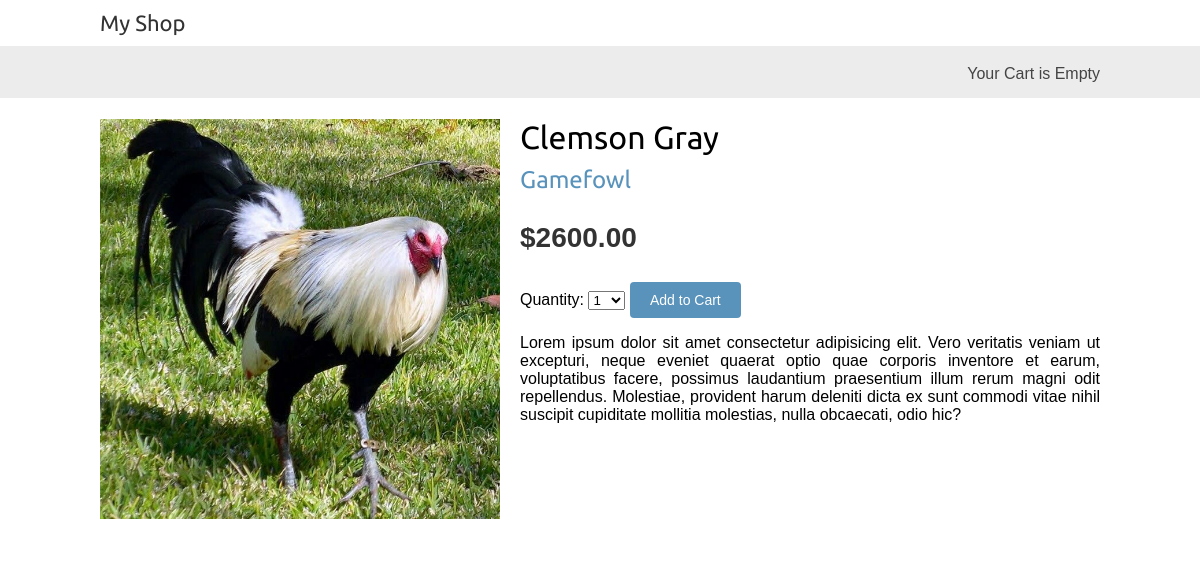
The app's page /1/clemson-gray/ with its own data.
### shop/models.py (models this page shows, shortened)
class Product(models.Model):
    category = models.ForeignKey(Category,related_name='products',on_delete=models.CASCADE)
    name = models.CharField(max_length=200)
    slug = models.SlugField(max_length=200)
    image = models.ImageField(upload_to='products/%Y/%m/%d',blank=True)
    description = models.TextField(blank=True)
    price = models.DecimalField(max_digits=10,decimal_places=2)
    available = models.BooleanField(default=True)
    created = models.DateTimeField(auto_now_add=True)
    updated = models.DateTimeField(auto_now=True)
    class Meta:
        ordering = ['name']
        indexes = [
            models.Index(fields=['id','slug']),
            models.Index(fields=['name']),
            models.Index(fields=['-created'])
        ]

class Category(models.Model):
    name = models.CharField(max_length=200)
    slug = models.SlugField(max_length=200)
    class Meta:
        ordering = ['name']
        indexes = [
            models.Index(fields=['name']),
            ]
        verbose_name= 'category'
        verbose_name_plural = 'categories'
    def get_absolute_url(self):
        return reverse('shop:product_list_by_category',args=[self.slug])
    def __str__(self):
        return self.name

### shop/views.py (the view)
# urls.py: path('<int:id>/<slug:slug>/',views.product_detail,name='product_detail')
def product_detail(request,id,slug):
    product = get_object_or_404(Product,id=id,slug=slug,available=True)
    cart_product_form = CartAddProductForm()
    r = Recommender()
    recommended_products = r.suggest_products_for([product],4)
    context = {
        'product':product,
        'cart_product_form':cart_product_form,
        'recommended_products':recommended_products
    }
    return render(request,'shop/product/detail.html/',context)

### cart/forms.py
class CartAddProductForm(forms.Form):
    quantity = forms.TypedChoiceField(
        choices = PRODUCT_QUANTITY_CHOICES,
        coerce=int
    )
    override = forms.BooleanField(required=False,initial=False,widget=forms.HiddenInput)

### cart/cart.py (called while the page is built)
    def __len__(self):
        return sum(item['quantity'] for item in self.cart.values())

### cart/context_processors.py (called while the page is built)
def cart(request):
    return {'cart':Cart(request)}

### shop/recommender.py (called while the page is built, shortened)
    def get_product_key(self,id):
        return f'product:{id}:purchased_with'

    def suggest_products_for(self,products,max_results=6):
        product_ids = [p.id for p in products]
        if len(products) == 1:
            suggestions = r.zrange(self.get_product_key(product_ids[0]),0,-1,desc=True)[:max_results]
        suggested_products_ids = [int(id) for id in suggestions]
        suggested_products = list(Product.objects.filter(
            id__in=suggested_products_ids
        ))
        suggested_products.sort(key=lambda x: suggested_products_ids.index(x.id))
        return suggested_products

### shop/templates/shop/product/detail.html (shortened to what this page needs)
{% extends 'shop/base.html'%}
{% load static %}
{% block content %}
<div class="product-detail">
    <img src="{{product.image.url}}" alt="">
    <h1>{{product.name}}</h1>
    <h2>
        <a href="{{product.category.get_absolute_url}}">
            {{product.category}}
        </a>
    </h2>
    <p class="price">
        ${{product.price}}
    </p>
    <form action="{% url 'cart:cart_add' product.id%}" method="post">
        {{cart_product_form}}
        <input type="submit" value="Add to Cart">
    </form>
    {{product.description|linebreaks}}
</div>
{% endblock%}

### shop/static/css/base.css (style rules this page uses)
body { margin:0; padding:0; font-family:helvetica, sans-serif; }
h1, h2, h3, h4, h5 , h6 { font-family: 'Ubuntu', sans-serif; font-weight:normal; }
a { text-decoration:none; color:#5993bb; }
a.button, input[type="submit"] { color:#fff; background:#5993bb; border-radius:4px; padding:10px 20px; font-size:14px; border:0; }
.product-detail { text-align:justify; }
.product-detail .price { color:#333; font-size:28px; font-weight:bold; }
.product-detail img { width:40%; float:left; padding:0 20px 20px 0; }
.product-detail h1 { margin-bottom:0; }
.product-detail h2 { margin-top:10px; }

### records on screen
Product: image (picture), name "Clemson Gray", category "Gamefowl", price "2600.00", description "Lorem ipsum dolor sit amet consectetur adipisicing elit. Vero veritatis veniam ut excepturi, neque eveniet quaerat optio quae corporis inventore et earum, voluptatibus facere, possimus laudantium praesentium illum rerum magni odit repellendus. Molestiae, provident harum deleniti dicta ex sunt commodi vitae nihil suscipit cupiditate mollitia molestias, nulla obcaecati, odio hic?"
